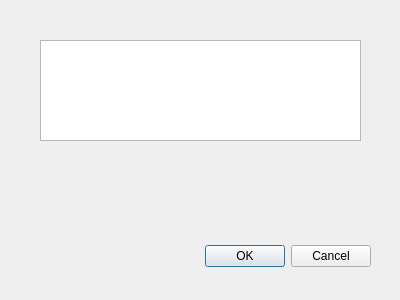
<?xml version="1.0" encoding="UTF-8"?>
<ui version="4.0">
 <class>showResult</class>
 <widget class="QDialog" name="showResult">
  <property name="geometry">
   <rect>
    <x>0</x>
    <y>0</y>
    <width>400</width>
    <height>300</height>
   </rect>
  </property>
  <property name="windowTitle">
   <string>Dialog</string>
  </property>
  <widget class="QDialogButtonBox" name="buttonBox">
   <property name="geometry">
    <rect>
     <x>30</x>
     <y>240</y>
     <width>341</width>
     <height>32</height>
    </rect>
   </property>
   <property name="orientation">
    <enum>Qt::Horizontal</enum>
   </property>
   <property name="standardButtons">
    <set>QDialogButtonBox::Cancel|QDialogButtonBox::Ok</set>
   </property>
  </widget>
  <widget class="QTextEdit" name="textEdit">
   <property name="geometry">
    <rect>
     <x>40</x>
     <y>40</y>
     <width>321</width>
     <height>101</height>
    </rect>
   </property>
  </widget>
 </widget>
 <resources/>
 <connections>
  <connection>
   <sender>buttonBox</sender>
   <signal>accepted()</signal>
   <receiver>showResult</receiver>
   <slot>accept()</slot>
   <hints>
    <hint type="sourcelabel">
     <x>248</x>
     <y>254</y>
    </hint>
    <hint type="destinationlabel">
     <x>157</x>
     <y>274</y>
    </hint>
   </hints>
  </connection>
  <connection>
   <sender>buttonBox</sender>
   <signal>rejected()</signal>
   <receiver>showResult</receiver>
   <slot>reject()</slot>
   <hints>
    <hint type="sourcelabel">
     <x>316</x>
     <y>260</y>
    </hint>
    <hint type="destinationlabel">
     <x>286</x>
     <y>274</y>
    </hint>
   </hints>
  </connection>
 </connections>
</ui>
